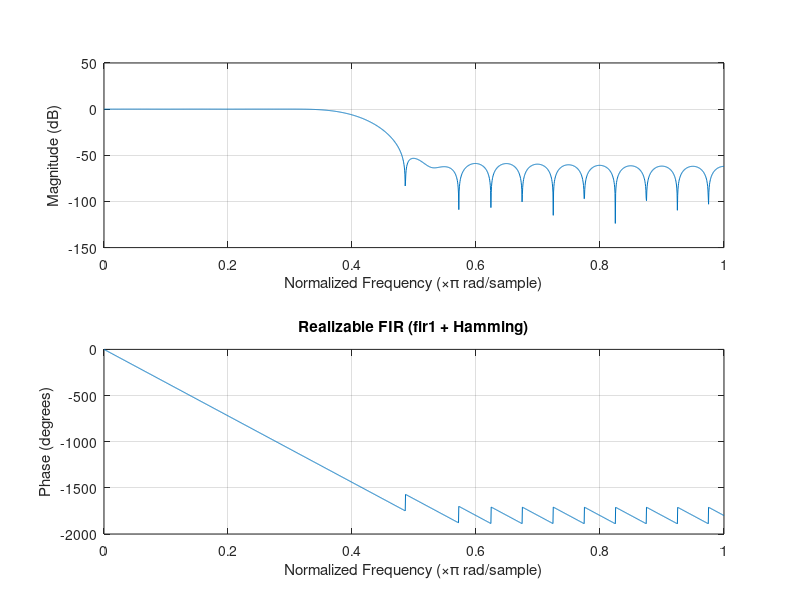

Here is the MATLAB script that generated this plot:
%% 7) Realizable FIR with windowed design (fir1)
% Approximate an ideal low-pass with transition band and ripples.

clear; clc; close all;

N = 40;               % filter order
wc = 0.4;             % normalized cutoff (0..1) where 1 = Nyquist
b = fir1(N, wc, 'low', hamming(N+1));
a = 1;

figure; freqz(b, a, 2048); title('Realizable FIR (fir1 + Hamming)');
